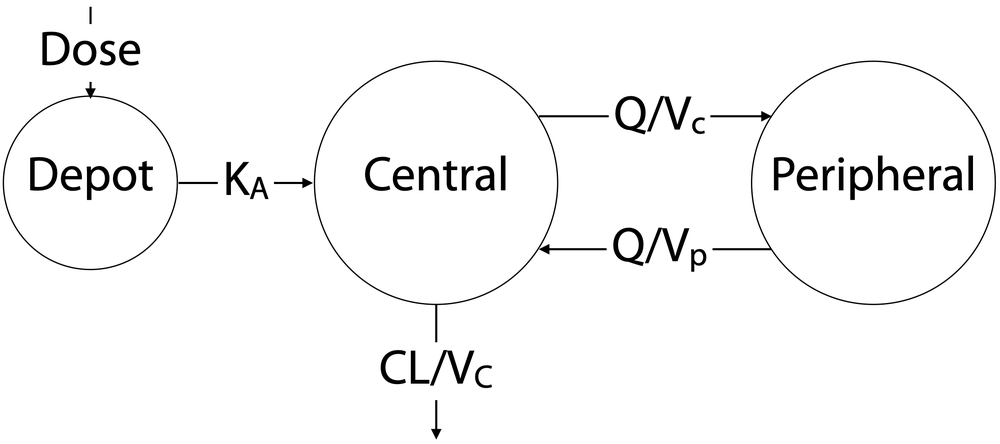
#> input picture images/model.png, 1000 x 444 px, shrunk from 2369 x 1052 before the run
$ python simulator.py
#> lines starting #> are read from the running program, lines starting #| are printed output that depends on the picture
import os
import csv
import numpy as np
import matplotlib.pyplot as plt
import matplotlib.image as mpimg
from scipy.integrate import solve_ivp
from matplotlib.widgets import Slider, Button, TextBox


class GraphPKSimulator:

    def __init__(self, n_samples = 20, Ka = 0.5, Q = 1.3, Vc = 20, Vp = 10, CL = 0.75):
        # Initialize sampled means and spreads for each parameter
#> called with n_samples = 20, Ka = 0.5, Q = 1.3, Vc = 20, Vp = 10, CL = 0.75
        self.n_samples = n_samples
        self.initial_means = {
            "K_a": Ka,
            "Q": Q,
            "V_c": Vc,
            "V_p": Vp,
            "CL": CL,
        }
        self.std_dev_values = {
            "K_a": 0.125,
            "Q": 0.325,
            "V_c": 5.0,
            "V_p": 2.5,
            "CL": 0.2,
        }
        self.sampled_means = self._generate_samples()

        # Define nominal sampling times and fixed jitter
        self.nominal_times = np.array([0, 0.5, 1, 2, 4, 6, 8, 12, 16, 24, 36, 48, 72, 96, 120])
        self.fixed_jitter = [
            self.nominal_times + np.random.uniform(-1.5, 1.5, size=self.nominal_times.shape) for _ in range(self.n_samples)
        ]

        # Set up the figure and axes
        self.fig, self.ax = plt.subplots(figsize=(10, 6))  # Standard figure size
        plt.subplots_adjust(left=0.1, bottom=0.35)  # Ensure enough space below the plot for sliders

        # Slider axes for means and standard deviations
        slider_color = 'lightgoldenrodyellow'
        slider_width = 0.35  # 35% of the figure width

        # Means (left column)
        ax_Ka_mean = plt.axes([0.1, 0.24, slider_width, 0.03], facecolor=slider_color)
        ax_Q_mean = plt.axes([0.1, 0.19, slider_width, 0.03], facecolor=slider_color)
        ax_Vc_mean = plt.axes([0.1, 0.14, slider_width, 0.03], facecolor=slider_color)
        ax_Vp_mean = plt.axes([0.1, 0.09, slider_width, 0.03], facecolor=slider_color)
        ax_CL_mean = plt.axes([0.1, 0.04, slider_width, 0.03], facecolor=slider_color)

        # Standard deviations (right column)
        ax_Ka_sd = plt.axes([0.55, 0.24, slider_width, 0.03], facecolor=slider_color)
        ax_Q_sd = plt.axes([0.55, 0.19, slider_width, 0.03], facecolor=slider_color)
        ax_Vc_sd = plt.axes([0.55, 0.14, slider_width, 0.03], facecolor=slider_color)
        ax_Vp_sd = plt.axes([0.55, 0.09, slider_width, 0.03], facecolor=slider_color)
        ax_CL_sd = plt.axes([0.55, 0.04, slider_width, 0.03], facecolor=slider_color)

        # Create sliders for means and standard deviations
        self.slider_Ka_mean = Slider(ax_Ka_mean, 'K_a Mean', 0.1, 2.0, valinit=self.initial_means["K_a"])
        self.slider_Q_mean = Slider(ax_Q_mean, 'Q Mean', 0.1, 5.0, valinit=self.initial_means["Q"])
        self.slider_Vc_mean = Slider(ax_Vc_mean, 'V_c Mean', 5.0, 50.0, valinit=self.initial_means["V_c"])
        self.slider_Vp_mean = Slider(ax_Vp_mean, 'V_p Mean', 5.0, 50.0, valinit=self.initial_means["V_p"])
        self.slider_CL_mean = Slider(ax_CL_mean, 'CL Mean', 0.1, 2.0, valinit=self.initial_means["CL"])

        self.slider_Ka_sd = Slider(ax_Ka_sd, 'K_a SD', 0.01, 0.5, valinit=self.std_dev_values["K_a"])
        self.slider_Q_sd = Slider(ax_Q_sd, 'Q SD', 0.01, 1.25, valinit=self.std_dev_values["Q"])
        self.slider_Vc_sd = Slider(ax_Vc_sd, 'V_c SD', 0.5, 12.5, valinit=self.std_dev_values["V_c"])
        self.slider_Vp_sd = Slider(ax_Vp_sd, 'V_p SD', 0.5, 12.5, valinit=self.std_dev_values["V_p"])
        self.slider_CL_sd = Slider(ax_CL_sd, 'CL SD', 0.01, 0.5, valinit=self.std_dev_values["CL"])

        # Attach the update function to the sliders
        self.sliders = [
            self.slider_Ka_mean, self.slider_Q_mean, self.slider_Vc_mean, self.slider_Vp_mean, self.slider_CL_mean,
            self.slider_Ka_sd, self.slider_Q_sd, self.slider_Vc_sd, self.slider_Vp_sd, self.slider_CL_sd
        ]

        for slider in self.sliders:
            slider.on_changed(self.update)

        # Add input box for n_samples
        self.n_samples_box_ax = plt.axes([0.2, 0.9, 0.1, 0.05])  # Position left of the save button
        self.n_samples_box = TextBox(
            self.n_samples_box_ax,
            label="Samples:",
            initial=str(self.n_samples)
        )
        self.n_samples_box.on_submit(self.update_n_samples)

        # Add a TextBox for file name input
        self.file_name_box_ax = plt.axes([0.4, 0.9, 0.25, 0.05])  # Position for file name TextBox
        self.file_name_box = TextBox(
            self.file_name_box_ax,
            label="File Name: ",
            initial="simulation_results.csv",
        )

        # Add a button to save plotted points to a CSV
        self.save_button_ax = plt.axes([0.675, 0.9, 0.1, 0.05])  # Position above the plot
        self.save_button = Button(self.save_button_ax, 'Save to CSV', color='lightblue', hovercolor='dodgerblue')
        self.save_button.on_clicked(self.save_to_csv)

        # Add a button to save all simulation data to a CSV
        self.save_all_button_ax = plt.axes([0.8, 0.9, 0.15, 0.05])  # Position next to the save button
        self.save_all_button = Button(self.save_all_button_ax, 'Save All Data', color='lightgreen', hovercolor='green')
        self.save_all_button.on_clicked(self.save_all_data_to_csv)

        # Initial plot
        self.plot_simulation()
#> in plot_simulation, model_image is the input picture: shape (444, 1000, 4) float32; mean R, G, B, A 0.969, 0.969, 0.969, 1

        plt.show()
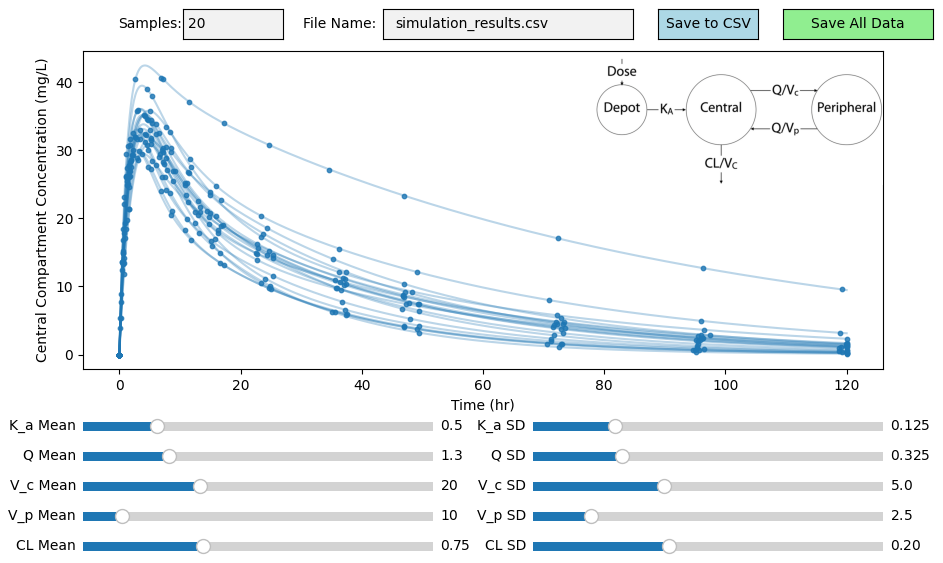
#> figure drawn by matplotlib, 13 panels; panel 1: curve peaks at x = 3.72, y = 39.46; panel 1: curve peaks at x = 3.24, y = 29.75; panel 1: curve peaks at x = 3, y = 30.02

    def _generate_samples(self):
        return {
            param: np.random.normal(self.initial_means[param], self.std_dev_values[param], self.n_samples)
            for param in self.initial_means
        }

    # [18 lines left out: functions _generate_fixed_jitter, update_n_samples, not called in this run]

    # Define the out-degree Laplacian matrix L
    def laplacian_out_matrix(self, K_a, Q, V_c, V_p, CL):
        self.L = np.array([
            [K_a, -K_a, 0, 0],  # Gut compartment (flows out to central)
            [0, (Q / V_c + CL / V_c), -Q / V_c, -CL / V_c],  # Central compartment (Vc)
            [0, -Q / V_p, Q / V_p, 0],  # Peripheral compartment (Vp)
            [0, 0, 0, 0],  # Elimination compartment (R) has no outflow
        ])

    # Define the system of ODEs
    def model(self, t, y):
        dydt = -self.L.T @ y
        return dydt

    def simulate_with_solve_ivp(self, t_span, y0):
        dense_t = np.linspace(t_span[0], t_span[1], 1000)  # Dense evaluation points
        solution = solve_ivp(
            self.model,
            t_span=t_span,
            y0=y0,
            dense_output=True,
            t_eval=dense_t
        )
        return solution.t, solution.y.T

    def plot_simulation(self, initial_dose=50.0, total_time=120):
        # Clear the current figure
        self.ax.clear()
        self.plot_results = []

        for i in range(self.n_samples):
            # Define Laplacian matrix for each sample
            L = self.laplacian_out_matrix(
                self.sampled_means["K_a"][i],
                self.sampled_means["Q"][i],
                self.sampled_means["V_c"][i],
                self.sampled_means["V_p"][i],
                self.sampled_means["CL"][i],
            )
            t_eval, results = self.simulate_with_solve_ivp((0, total_time), [initial_dose, 0, 0, 0])

            # Extract central compartment concentration
            central_concentration = results[:, 1]
            self.plot_results.append(central_concentration)

            # Plot dense line for the central compartment
            self.ax.plot(t_eval, central_concentration, color=plt.get_cmap("tab10")(0), alpha=0.3)

            # Use the precomputed fixed jitter for sampling times
            jittered_times = np.clip(self.fixed_jitter[i], 0, total_time)  # Ensure times are within bounds
            jittered_indices = np.searchsorted(t_eval, jittered_times)  # Map jittered times to dense evaluation
            jittered_concentrations = central_concentration[jittered_indices]

            # Plot jittered points
            self.ax.scatter(jittered_times, jittered_concentrations, color=plt.get_cmap("tab10")(0), alpha=0.8, s=10)

        # Add the image of the compartmental model in the upper right corner
        inset_ax = self.ax.inset_axes([0.62, 0.58, 0.4, 0.4], transform=self.ax.transAxes)  # Adjust position and size
        inset_ax.axis("off")  # Remove axes for the inset
        model_image = mpimg.imread("images/model.png")  # Load your image
        inset_ax.imshow(model_image)

        # Finalize plot
        self.ax.set_xlabel("Time (hr)")
        self.ax.set_ylabel("Central Compartment Concentration (mg/L)")
        plt.draw()

    # [92 lines left out: functions update_spread, update, save_to_csv, save_all_data_to_csv, not called in this run]

if __name__ == "__main__":
    simulator = GraphPKSimulator()
    simulator.plot_simulation()
